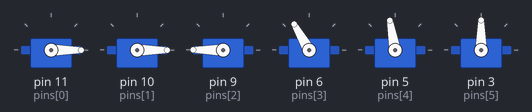
A sketch run on a simulated Arduino Uno, built with avr-gcc and run on an emulated ATmega328P. Shown: 6 × servo.

Above: at 0.3 s.
At 2.38 s:
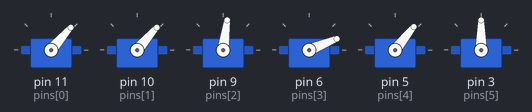
At 6.89 s:
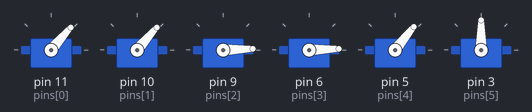
At 16.1 s:
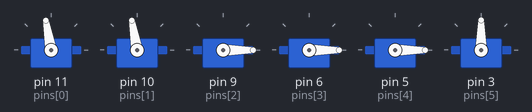
At 27.19 s:
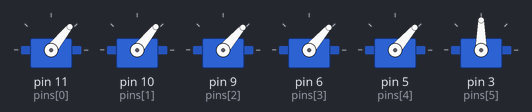
At 36.4 s:
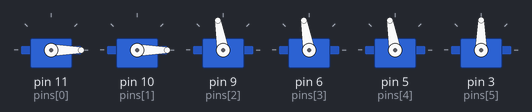
Timing chart, 0 to 40.0 s (numbered marks = the images above):
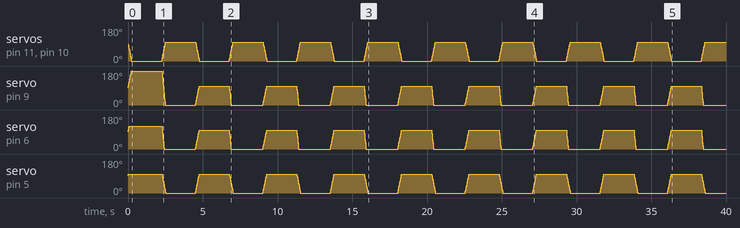

The sketch:

InMoov-Hand.ino
```cpp
/*
 *  Controle de Servos para o projeto InMoov - Mão Robotica
 *  Criador por Vinicius Oliveira - MakerBar
 *  Mais informações - www.Makerbar.com.br
 *  Email para contato - vinicius@makerbar.com.br
 *  Data: 27/02/2017
 */
 #include <Servo.h>

#define forInt for(int i = 0; i < 6; i++)
#define forIntJ for(int j = 0; j < 100; j++)

Servo Fingers[6]; //Thumb, Index, Middle, Ring, Little, Wrist;
int pins[6] = {11,10,9,6,5,3};
int dir[6];
double range[6][2] = {{0,100}, {0,100}, {0,180}, {0,120}, {0,100}, {110, 135}};
double steps[6];
double Cmd[6] = {1,0,0,0,1,1};


void setup() {
  forInt
  {
    Fingers[i].attach(pins[i]);
    steps[i] = (range[i][1] - range[i][0])/100;
    dir[i] = 1;
  }
  Serial.setTimeout(1);
  Serial.begin(9600);
}


void loop() {
//CmdSet(0,0,0,0,0,0);
//dynamicPos(Cmd, 2);

CmdSet(1,1,0,0,0,0);
dynamicPos(Cmd, 2);
delay(2000);

CmdSet(0,0,1,1,1,1);
dynamicPos(Cmd, 2);
delay(2000);

//openHand();
//delay(2000);
//posRead();
}

void posRead()
{
  if(Serial.available())
  {
    delay(4);
    int p = Serial.parseInt();
    int a = Serial.parseInt();
    Fingers[p].write(a);
    Serial.print(p);
    Serial.print(":");
    Serial.println(a);
  }
}


void CmdSet(double a, double b, double c, double d, double e, double f)
{
Cmd[0] = a;
Cmd[1] = b;
Cmd[2] = c;
Cmd[3] = d;
Cmd[4] = e;
Cmd[5] = f;
}

void handLoop()
{
  forInt
  {
   double nPos = Fingers[i].read();

   nPos >= range[i][1] ? dir[i] = -1 : nPos <= range[i][0] ? dir[i] = 1 : dir[i] = dir[i];

   Fingers[i].write(nPos + dir[i]);
  }
  //Serial.println(Fingers[i].read());
  delay(20);
}


void openHand()
{
  forIntJ
  {
  forInt
  {
    double nPos = Fingers[i].read();
    if(range[i][0] <= Fingers[i].read())
    {
      Fingers[i].write(-1+nPos);
    }
  }
  delay(20);
  }
}

void dynamicPos(double toGo[6], int dl)
{
    forInt
    {
      toGo[i] = (toGo[i]*-1 )+ 1;
      toGo[i] = (range[i][1] - range[i][0])*toGo[i] + range[i][0];
    }

    forIntJ
    {
      forInt
      {
        double nPos = Fingers[i].read();
        nPos > toGo[i] ? Fingers[i].write(nPos-steps[i]) : (nPos < toGo[i] ? Fingers[i].write(nPos+steps[i]): Fingers[i].write(nPos));
      }
      delay(dl);
    }
}
```
